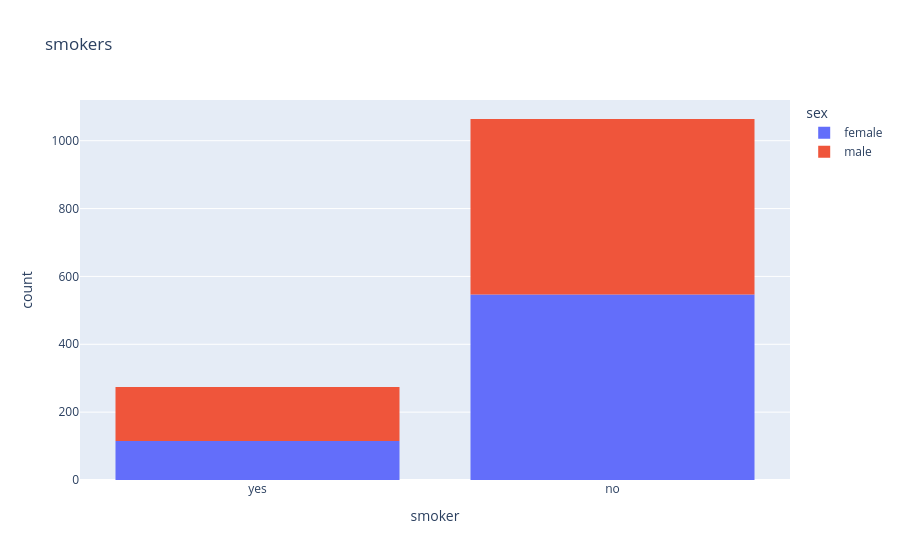

Notebook code cell kept with this figure:
### Markdown cell above
We can make the following observations from the above graph:

* For most customers, the annual medical charges are under \\$10,000. Only a small fraction of customer have higher medical expenses, possibly due to accidents, major illnesses and genetic diseases. The distribution follows a "power law"
* There is a significant difference in medical expenses between smokers and non-smokers. While the median for non-smokers is \\$7300, the median for smokers is close to \\$35,000.


> **EXERCISE**: Visualize the distribution of medical charges in connection with other factors like "sex" and "region". What do you observe?

### Code cell
fig=px.histogram(medical_df,
                 x='smoker',
                 color='sex',
                 title="smokers")
fig.show()

### Figure 1 — Plotly figure (JSON) as saved in the notebook; plotly's stock layout.template omitted (floating-point values rounded to 4 significant figures; data arrays with more than 128 entries replaced by an {"elided": "..."} marker saying what was removed)
{"data": [{"bingroup": "x", "hovertemplate": "sex=female<br>smoker=%{x}<br>count=%{y}<extra></extra>", "legendgroup": "female", "marker": {"color": "#636efa", "pattern": {"shape": ""}}, "name": "female", "orientation": "v", "showlegend": true, "type": "histogram", "x": {"elided": "662 str values"}, "xaxis": "x", "yaxis": "y"}, {"bingroup": "x", "hovertemplate": "sex=male<br>smoker=%{x}<br>count=%{y}<extra></extra>", "legendgroup": "male", "marker": {"color": "#EF553B", "pattern": {"shape": ""}}, "name": "male", "orientation": "v", "showlegend": true, "type": "histogram", "x": {"elided": "676 str values"}, "xaxis": "x", "yaxis": "y"}], "layout": {"barmode": "relative", "legend": {"title": {"text": "sex"}, "tracegroupgap": 0}, "title": {"text": "smokers"}, "xaxis": {"anchor": "y", "domain": [0, 1], "title": {"text": "smoker"}}, "yaxis": {"anchor": "x", "domain": [0, 1], "title": {"text": "count"}}}}
